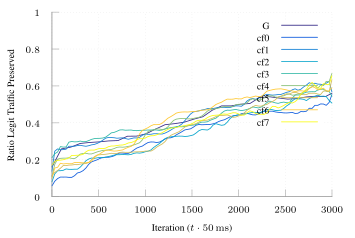

Write gnuplot code to recreate this figure.
set terminal tikz standalone color size 9cm,6cm font '\scriptsize' preamble '\usepackage{microtype} \usepackage{times} \usepackage[T1]{fontenc} \usepackage{siunitx}\sisetup{detect-all}'
set output "ftprep-cap-combine-good.tex"

load "parula.pal"

set style line 102 lc rgb '#a0a0a0' lt 1 lw 1
set border ls 102
set colorbox border 102
set key textcolor rgb "black"
set tics textcolor rgb "black"
set label textcolor rgb "black"

set border 3
set grid x y
set xtics nomirror
set ytics nomirror

#set key autotitle columnhead
set datafile separator ","

set xlabel "Iteration ($t \\cdot{} \\SI{50}{\\milli\\second}$)"
set ylabel "Ratio Legit Traffic Preserved"

set yrange [0.0:1.0]
set xrange [0.0:3000.0]

plot '../results/ft-cap-g-avg.csv' u 1:3 w lines smooth sbezier title "G", \
     '../results/ft-cap-combine-f0-avg.csv' u 1:3 w lines smooth sbezier title "cf0", \
     '../results/ft-cap-combine-f1-avg.csv' u 1:3 w lines smooth sbezier title "cf1", \
     '../results/ft-cap-combine-f2-avg.csv' u 1:3 w lines smooth sbezier title "cf2", \
     '../results/ft-cap-combine-f3-avg.csv' u 1:3 w lines smooth sbezier title "cf3", \
     '../results/ft-cap-combine-f4-avg.csv' u 1:3 w lines smooth sbezier title "cf4", \
     '../results/ft-cap-combine-f5-avg.csv' u 1:3 w lines smooth sbezier title "cf5", \
     '../results/ft-cap-combine-f6-avg.csv' u 1:3 w lines smooth sbezier title "cf6", \
     '../results/ft-cap-combine-f7-avg.csv' u 1:3 w lines smooth sbezier title "cf7"
